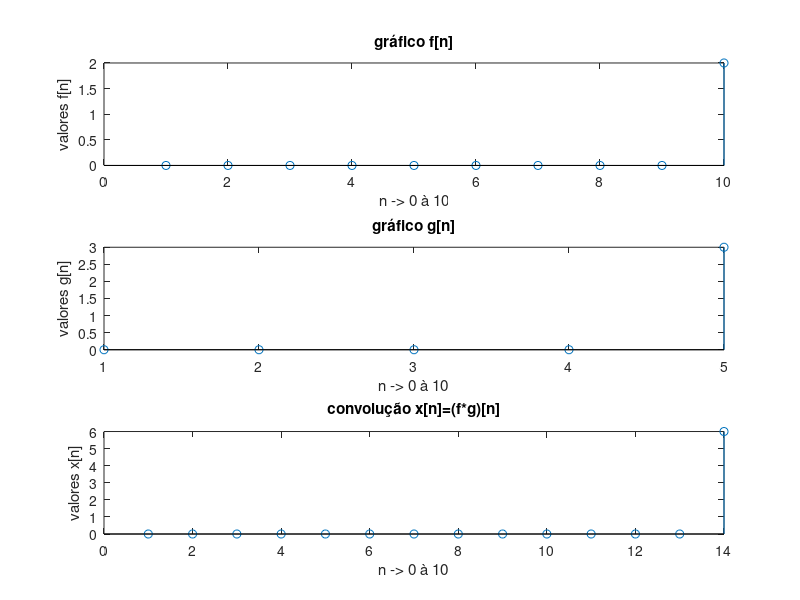

This chart was generated by the following MATLAB code:
#calculando apenas para valores positivos de n
#f_n = [0 0 0 0 0 0 0 0 0 2 0 0]
#g_n = [0 0 0 0 3 0 0 0 0 0 0 0]
f_n = zeros(0,16)
g_n = zeros(0,16)
f_n(10) = 2
g_n(5) = 3

subplot(311)
stem(f_n)
xlabel (sprintf ("n -> 0 à 10"));
ylabel (sprintf ("valores f[n]"));
title (sprintf ("gráfico f[n]"));

subplot(312)
stem(g_n)
xlabel (sprintf ("n -> 0 à 10"));
ylabel (sprintf ("valores g[n]"));
title (sprintf ("gráfico g[n]"));
x_n = conv(f_n,g_n)


subplot(313)
stem(x_n)
xlabel (sprintf ("n -> 0 à 10"));
ylabel (sprintf ("valores x[n]"));
title (sprintf ("convolução x[n]=(f*g)[n]"));

